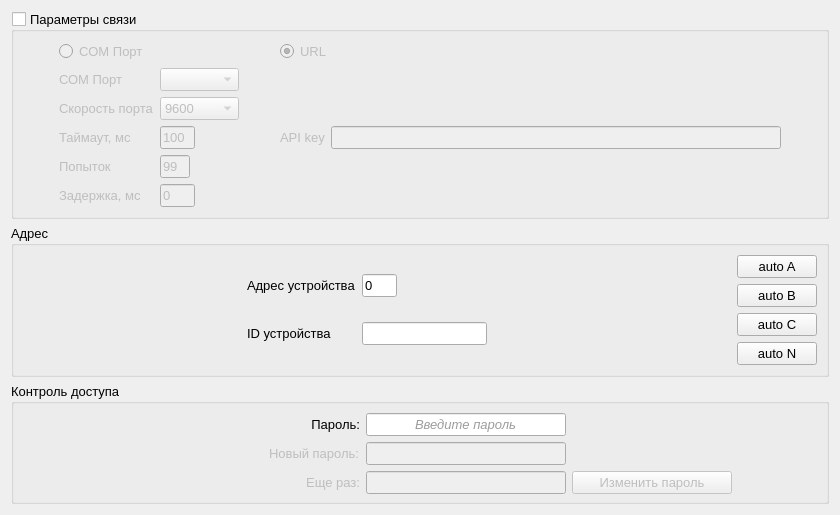
<?xml version="1.0" encoding="UTF-8"?>
<ui version="4.0">
 <class>settings</class>
 <widget class="QWidget" name="settings">
  <property name="geometry">
   <rect>
    <x>0</x>
    <y>0</y>
    <width>840</width>
    <height>502</height>
   </rect>
  </property>
  <property name="font">
   <font>
    <pointsize>10</pointsize>
   </font>
  </property>
  <property name="windowTitle">
   <string>Настройки связи</string>
  </property>
  <layout class="QGridLayout" name="gridLayout_3">
   <item row="1" column="0">
    <widget class="QGroupBox" name="gridGroupBox">
     <property name="title">
      <string>Адрес</string>
     </property>
     <layout class="QGridLayout" name="gridLayout_2">
      <item row="0" column="0">
       <spacer name="spacer_4">
        <property name="orientation">
         <enum>Qt::Horizontal</enum>
        </property>
        <property name="sizeHint" stdset="0">
         <size>
          <width>62</width>
          <height>17</height>
         </size>
        </property>
       </spacer>
      </item>
      <item row="1" column="2">
       <spacer name="verticalSpacer_2">
        <property name="orientation">
         <enum>Qt::Vertical</enum>
        </property>
        <property name="sizeHint" stdset="0">
         <size>
          <width>20</width>
          <height>40</height>
         </size>
        </property>
       </spacer>
      </item>
      <item row="0" column="4">
       <spacer name="horizontalSpacer_3">
        <property name="orientation">
         <enum>Qt::Horizontal</enum>
        </property>
        <property name="sizeHint" stdset="0">
         <size>
          <width>40</width>
          <height>20</height>
         </size>
        </property>
       </spacer>
      </item>
      <item row="0" column="5">
       <layout class="QVBoxLayout" name="verticalLayout">
        <item>
         <widget class="QPushButton" name="pushButton_autoA">
          <property name="text">
           <string>auto A</string>
          </property>
         </widget>
        </item>
        <item>
         <widget class="QPushButton" name="pushButton_autoB">
          <property name="text">
           <string>auto B</string>
          </property>
         </widget>
        </item>
        <item>
         <widget class="QPushButton" name="pushButton_autoC">
          <property name="text">
           <string>auto C</string>
          </property>
         </widget>
        </item>
        <item>
         <widget class="QPushButton" name="pushButton_autoN">
          <property name="text">
           <string>auto N</string>
          </property>
         </widget>
        </item>
       </layout>
      </item>
      <item row="0" column="1">
       <layout class="QGridLayout" name="gridLayout_7">
        <item row="0" column="0">
         <widget class="QLabel" name="textLabel3_3">
          <property name="text">
           <string>&lt;!DOCTYPE HTML PUBLIC &quot;-//W3C//DTD HTML 4.0//EN&quot; &quot;http://www.w3.org/TR/REC-html40/strict.dtd&quot;&gt;
&lt;html&gt;&lt;head&gt;&lt;meta name=&quot;qrichtext&quot; content=&quot;1&quot; /&gt;&lt;style type=&quot;text/css&quot;&gt;
p, li { white-space: pre-wrap; }
&lt;/style&gt;&lt;/head&gt;&lt;body style=&quot; font-family:'MS Shell Dlg 2'; font-size:8pt; font-weight:400; font-style:normal;&quot;&gt;
&lt;p style=&quot; margin-top:0px; margin-bottom:0px; margin-left:0px; margin-right:0px; -qt-block-indent:0; text-indent:0px;&quot;&gt;&lt;span style=&quot; font-size:10pt;&quot;&gt;Адрес устройства&lt;/span&gt;&lt;/p&gt;&lt;/body&gt;&lt;/html&gt;</string>
          </property>
          <property name="wordWrap">
           <bool>false</bool>
          </property>
         </widget>
        </item>
        <item row="0" column="1">
         <widget class="QLineEdit" name="Address">
          <property name="minimumSize">
           <size>
            <width>35</width>
            <height>0</height>
           </size>
          </property>
          <property name="maximumSize">
           <size>
            <width>30</width>
            <height>16777215</height>
           </size>
          </property>
          <property name="text">
           <string>0</string>
          </property>
         </widget>
        </item>
        <item row="1" column="0">
         <widget class="QLabel" name="label_2">
          <property name="text">
           <string>ID устройства</string>
          </property>
         </widget>
        </item>
        <item row="1" column="1">
         <widget class="QLineEdit" name="lineEdit_dev_id">
          <property name="text">
           <string/>
          </property>
         </widget>
        </item>
       </layout>
      </item>
     </layout>
    </widget>
   </item>
   <item row="0" column="0">
    <widget class="QGroupBox" name="gridGroupBox">
     <property name="title">
      <string>Параметры связи</string>
     </property>
     <property name="checkable">
      <bool>true</bool>
     </property>
     <property name="checked">
      <bool>false</bool>
     </property>
     <layout class="QHBoxLayout" name="horizontalLayout">
      <item>
       <spacer name="horizontalSpacer">
        <property name="orientation">
         <enum>Qt::Horizontal</enum>
        </property>
        <property name="sizeHint" stdset="0">
         <size>
          <width>40</width>
          <height>20</height>
         </size>
        </property>
       </spacer>
      </item>
      <item>
       <layout class="QGridLayout" name="gridLayout_6">
        <item row="0" column="0">
         <widget class="QRadioButton" name="radioButton_COM">
          <property name="text">
           <string>COM Порт</string>
          </property>
         </widget>
        </item>
        <item row="0" column="2">
         <widget class="QRadioButton" name="radioButton_URL">
          <property name="text">
           <string>URL</string>
          </property>
          <property name="checked">
           <bool>true</bool>
          </property>
         </widget>
        </item>
        <item row="1" column="0">
         <layout class="QGridLayout" name="gridLayout">
          <item row="5" column="1">
           <widget class="QLineEdit" name="Delay">
            <property name="minimumSize">
             <size>
              <width>35</width>
              <height>0</height>
             </size>
            </property>
            <property name="maximumSize">
             <size>
              <width>30</width>
              <height>16777215</height>
             </size>
            </property>
            <property name="text">
             <string>0</string>
            </property>
           </widget>
          </item>
          <item row="2" column="1">
           <widget class="QComboBox" name="SelSpeed">
            <item>
             <property name="text">
              <string>9600</string>
             </property>
            </item>
            <item>
             <property name="text">
              <string>115200</string>
             </property>
            </item>
           </widget>
          </item>
          <item row="3" column="1">
           <widget class="QLineEdit" name="TimeOut">
            <property name="minimumSize">
             <size>
              <width>35</width>
              <height>0</height>
             </size>
            </property>
            <property name="maximumSize">
             <size>
              <width>30</width>
              <height>16777215</height>
             </size>
            </property>
            <property name="text">
             <string>100</string>
            </property>
           </widget>
          </item>
          <item row="4" column="0">
           <widget class="QLabel" name="textLabel4_2">
            <property name="text">
             <string>&lt;html&gt;&lt;head/&gt;&lt;body&gt;&lt;p&gt;&lt;span style=&quot; font-size:10pt;&quot;&gt;Попыток&lt;/span&gt;&lt;/p&gt;&lt;/body&gt;&lt;/html&gt;</string>
            </property>
            <property name="wordWrap">
             <bool>false</bool>
            </property>
           </widget>
          </item>
          <item row="2" column="0">
           <widget class="QLabel" name="textLabel2_2">
            <property name="text">
             <string>&lt;html&gt;&lt;head/&gt;&lt;body&gt;&lt;p&gt;&lt;span style=&quot; font-size:10pt;&quot;&gt;Скорость порта&lt;/span&gt;&lt;/p&gt;&lt;/body&gt;&lt;/html&gt;</string>
            </property>
            <property name="wordWrap">
             <bool>false</bool>
            </property>
           </widget>
          </item>
          <item row="1" column="1">
           <widget class="QComboBox" name="SelComm"/>
          </item>
          <item row="1" column="0">
           <widget class="QLabel" name="textLabel1_2">
            <property name="text">
             <string>&lt;html&gt;&lt;head/&gt;&lt;body&gt;&lt;p&gt;&lt;span style=&quot; font-size:10pt;&quot;&gt;СОМ Порт&lt;/span&gt;&lt;/p&gt;&lt;/body&gt;&lt;/html&gt;</string>
            </property>
            <property name="wordWrap">
             <bool>false</bool>
            </property>
           </widget>
          </item>
          <item row="3" column="0">
           <widget class="QLabel" name="textLabel3_4">
            <property name="text">
             <string>&lt;html&gt;&lt;head/&gt;&lt;body&gt;&lt;p&gt;&lt;span style=&quot; font-size:10pt;&quot;&gt;Таймаут, мс&lt;/span&gt;&lt;/p&gt;&lt;/body&gt;&lt;/html&gt;</string>
            </property>
            <property name="wordWrap">
             <bool>false</bool>
            </property>
           </widget>
          </item>
          <item row="5" column="0">
           <widget class="QLabel" name="textLabel3_5">
            <property name="text">
             <string>&lt;!DOCTYPE HTML PUBLIC &quot;-//W3C//DTD HTML 4.0//EN&quot; &quot;http://www.w3.org/TR/REC-html40/strict.dtd&quot;&gt;
&lt;html&gt;&lt;head&gt;&lt;meta name=&quot;qrichtext&quot; content=&quot;1&quot; /&gt;&lt;style type=&quot;text/css&quot;&gt;
p, li { white-space: pre-wrap; }
&lt;/style&gt;&lt;/head&gt;&lt;body style=&quot; font-family:'MS Shell Dlg 2'; font-size:8pt; font-weight:400; font-style:normal;&quot;&gt;
&lt;p style=&quot; margin-top:0px; margin-bottom:0px; margin-left:0px; margin-right:0px; -qt-block-indent:0; text-indent:0px;&quot;&gt;&lt;span style=&quot; font-size:10pt;&quot;&gt;Задержка, мс&lt;/span&gt;&lt;/p&gt;&lt;/body&gt;&lt;/html&gt;</string>
            </property>
            <property name="wordWrap">
             <bool>false</bool>
            </property>
           </widget>
          </item>
          <item row="4" column="1">
           <widget class="QLineEdit" name="Tries">
            <property name="maximumSize">
             <size>
              <width>30</width>
              <height>16777215</height>
             </size>
            </property>
            <property name="text">
             <string>99</string>
            </property>
           </widget>
          </item>
         </layout>
        </item>
        <item row="1" column="2">
         <layout class="QGridLayout" name="gridLayout_4">
          <item row="0" column="1">
           <widget class="QLabel" name="label">
            <property name="text">
             <string>API key</string>
            </property>
           </widget>
          </item>
          <item row="0" column="2">
           <widget class="QLineEdit" name="lineEdit_url_api_key">
            <property name="minimumSize">
             <size>
              <width>450</width>
              <height>0</height>
             </size>
            </property>
            <property name="text">
             <string/>
            </property>
           </widget>
          </item>
         </layout>
        </item>
        <item row="0" column="1">
         <spacer name="horizontalSpacer_5">
          <property name="orientation">
           <enum>Qt::Horizontal</enum>
          </property>
          <property name="sizeHint" stdset="0">
           <size>
            <width>40</width>
            <height>20</height>
           </size>
          </property>
         </spacer>
        </item>
       </layout>
      </item>
      <item>
       <spacer name="horizontalSpacer_2">
        <property name="orientation">
         <enum>Qt::Horizontal</enum>
        </property>
        <property name="sizeHint" stdset="0">
         <size>
          <width>40</width>
          <height>20</height>
         </size>
        </property>
       </spacer>
      </item>
     </layout>
    </widget>
   </item>
   <item row="2" column="0">
    <widget class="QGroupBox" name="gridGroupBox">
     <property name="title">
      <string>Контроль доступа</string>
     </property>
     <layout class="QGridLayout" name="gridLayout_5">
      <property name="bottomMargin">
       <number>7</number>
      </property>
      <item row="2" column="1">
       <widget class="QLabel" name="Edit_Pass_label_2">
        <property name="enabled">
         <bool>false</bool>
        </property>
        <property name="text">
         <string>&lt;!DOCTYPE HTML PUBLIC &quot;-//W3C//DTD HTML 4.0//EN&quot; &quot;http://www.w3.org/TR/REC-html40/strict.dtd&quot;&gt;
&lt;html&gt;&lt;head&gt;&lt;meta name=&quot;qrichtext&quot; content=&quot;1&quot; /&gt;&lt;style type=&quot;text/css&quot;&gt;
p, li { white-space: pre-wrap; }
&lt;/style&gt;&lt;/head&gt;&lt;body style=&quot; font-family:'MS Shell Dlg 2'; font-size:10pt; font-weight:400; font-style:normal;&quot;&gt;
&lt;p style=&quot; margin-top:0px; margin-bottom:0px; margin-left:0px; margin-right:0px; -qt-block-indent:0; text-indent:0px;&quot;&gt;Еще раз:&lt;/p&gt;&lt;/body&gt;&lt;/html&gt;</string>
        </property>
        <property name="alignment">
         <set>Qt::AlignRight|Qt::AlignTrailing|Qt::AlignVCenter</set>
        </property>
        <property name="wordWrap">
         <bool>false</bool>
        </property>
       </widget>
      </item>
      <item row="1" column="2">
       <widget class="QLineEdit" name="New_Password_edit">
        <property name="enabled">
         <bool>false</bool>
        </property>
        <property name="minimumSize">
         <size>
          <width>0</width>
          <height>0</height>
         </size>
        </property>
        <property name="maximumSize">
         <size>
          <width>200</width>
          <height>16777215</height>
         </size>
        </property>
        <property name="palette">
         <palette>
          <active>
           <colorrole role="WindowText">
            <brush brushstyle="SolidPattern">
             <color alpha="255">
              <red>0</red>
              <green>0</green>
              <blue>0</blue>
             </color>
            </brush>
           </colorrole>
           <colorrole role="Text">
            <brush brushstyle="SolidPattern">
             <color alpha="255">
              <red>0</red>
              <green>0</green>
              <blue>0</blue>
             </color>
            </brush>
           </colorrole>
          </active>
          <inactive>
           <colorrole role="WindowText">
            <brush brushstyle="SolidPattern">
             <color alpha="255">
              <red>0</red>
              <green>0</green>
              <blue>0</blue>
             </color>
            </brush>
           </colorrole>
           <colorrole role="Text">
            <brush brushstyle="SolidPattern">
             <color alpha="255">
              <red>0</red>
              <green>0</green>
              <blue>0</blue>
             </color>
            </brush>
           </colorrole>
          </inactive>
          <disabled>
           <colorrole role="WindowText">
            <brush brushstyle="SolidPattern">
             <color alpha="255">
              <red>120</red>
              <green>120</green>
              <blue>120</blue>
             </color>
            </brush>
           </colorrole>
           <colorrole role="Text">
            <brush brushstyle="SolidPattern">
             <color alpha="255">
              <red>120</red>
              <green>120</green>
              <blue>120</blue>
             </color>
            </brush>
           </colorrole>
          </disabled>
         </palette>
        </property>
        <property name="font">
         <font>
          <italic>false</italic>
          <strikeout>false</strikeout>
         </font>
        </property>
        <property name="acceptDrops">
         <bool>true</bool>
        </property>
        <property name="text">
         <string/>
        </property>
        <property name="echoMode">
         <enum>QLineEdit::Password</enum>
        </property>
       </widget>
      </item>
      <item row="1" column="1">
       <widget class="QLabel" name="Edit_Pass_label">
        <property name="enabled">
         <bool>false</bool>
        </property>
        <property name="text">
         <string>&lt;!DOCTYPE HTML PUBLIC &quot;-//W3C//DTD HTML 4.0//EN&quot; &quot;http://www.w3.org/TR/REC-html40/strict.dtd&quot;&gt;
&lt;html&gt;&lt;head&gt;&lt;meta name=&quot;qrichtext&quot; content=&quot;1&quot; /&gt;&lt;style type=&quot;text/css&quot;&gt;
p, li { white-space: pre-wrap; }
&lt;/style&gt;&lt;/head&gt;&lt;body style=&quot; font-family:'MS Shell Dlg 2'; font-size:10pt; font-weight:400; font-style:normal;&quot;&gt;
&lt;p style=&quot; margin-top:0px; margin-bottom:0px; margin-left:0px; margin-right:0px; -qt-block-indent:0; text-indent:0px;&quot;&gt;Новый пароль:&lt;/p&gt;&lt;/body&gt;&lt;/html&gt;</string>
        </property>
        <property name="wordWrap">
         <bool>false</bool>
        </property>
       </widget>
      </item>
      <item row="0" column="1">
       <widget class="QLabel" name="Pass_label">
        <property name="font">
         <font>
          <underline>false</underline>
         </font>
        </property>
        <property name="text">
         <string>&lt;!DOCTYPE HTML PUBLIC &quot;-//W3C//DTD HTML 4.0//EN&quot; &quot;http://www.w3.org/TR/REC-html40/strict.dtd&quot;&gt;
&lt;html&gt;&lt;head&gt;&lt;meta name=&quot;qrichtext&quot; content=&quot;1&quot; /&gt;&lt;style type=&quot;text/css&quot;&gt;
p, li { white-space: pre-wrap; }
&lt;/style&gt;&lt;/head&gt;&lt;body style=&quot; font-family:'MS Shell Dlg 2'; font-size:10pt; font-weight:400; font-style:normal;&quot;&gt;
&lt;p style=&quot; margin-top:0px; margin-bottom:0px; margin-left:0px; margin-right:0px; -qt-block-indent:0; text-indent:0px;&quot;&gt;Пароль:&lt;/p&gt;&lt;/body&gt;&lt;/html&gt;</string>
        </property>
        <property name="alignment">
         <set>Qt::AlignRight|Qt::AlignTrailing|Qt::AlignVCenter</set>
        </property>
        <property name="wordWrap">
         <bool>false</bool>
        </property>
       </widget>
      </item>
      <item row="0" column="3">
       <spacer name="horizontalSpacer_4">
        <property name="orientation">
         <enum>Qt::Horizontal</enum>
        </property>
        <property name="sizeHint" stdset="0">
         <size>
          <width>40</width>
          <height>20</height>
         </size>
        </property>
       </spacer>
      </item>
      <item row="0" column="0">
       <spacer name="spacer_5">
        <property name="orientation">
         <enum>Qt::Horizontal</enum>
        </property>
        <property name="sizeHint" stdset="0">
         <size>
          <width>62</width>
          <height>17</height>
         </size>
        </property>
       </spacer>
      </item>
      <item row="0" column="2">
       <widget class="QLineEdit" name="Password_edit">
        <property name="minimumSize">
         <size>
          <width>0</width>
          <height>0</height>
         </size>
        </property>
        <property name="maximumSize">
         <size>
          <width>200</width>
          <height>16777215</height>
         </size>
        </property>
        <property name="palette">
         <palette>
          <active>
           <colorrole role="WindowText">
            <brush brushstyle="SolidPattern">
             <color alpha="255">
              <red>0</red>
              <green>0</green>
              <blue>0</blue>
             </color>
            </brush>
           </colorrole>
           <colorrole role="Text">
            <brush brushstyle="SolidPattern">
             <color alpha="255">
              <red>156</red>
              <green>156</green>
              <blue>156</blue>
             </color>
            </brush>
           </colorrole>
          </active>
          <inactive>
           <colorrole role="WindowText">
            <brush brushstyle="SolidPattern">
             <color alpha="255">
              <red>0</red>
              <green>0</green>
              <blue>0</blue>
             </color>
            </brush>
           </colorrole>
           <colorrole role="Text">
            <brush brushstyle="SolidPattern">
             <color alpha="255">
              <red>156</red>
              <green>156</green>
              <blue>156</blue>
             </color>
            </brush>
           </colorrole>
          </inactive>
          <disabled>
           <colorrole role="WindowText">
            <brush brushstyle="SolidPattern">
             <color alpha="255">
              <red>120</red>
              <green>120</green>
              <blue>120</blue>
             </color>
            </brush>
           </colorrole>
           <colorrole role="Text">
            <brush brushstyle="SolidPattern">
             <color alpha="255">
              <red>120</red>
              <green>120</green>
              <blue>120</blue>
             </color>
            </brush>
           </colorrole>
          </disabled>
         </palette>
        </property>
        <property name="font">
         <font>
          <italic>true</italic>
          <strikeout>false</strikeout>
         </font>
        </property>
        <property name="acceptDrops">
         <bool>true</bool>
        </property>
        <property name="text">
         <string>Введите пароль</string>
        </property>
        <property name="echoMode">
         <enum>QLineEdit::Normal</enum>
        </property>
        <property name="cursorPosition">
         <number>14</number>
        </property>
        <property name="alignment">
         <set>Qt::AlignCenter</set>
        </property>
       </widget>
      </item>
      <item row="2" column="3">
       <widget class="QPushButton" name="pushButton">
        <property name="enabled">
         <bool>false</bool>
        </property>
        <property name="maximumSize">
         <size>
          <width>160</width>
          <height>16777215</height>
         </size>
        </property>
        <property name="text">
         <string>Изменить пароль</string>
        </property>
       </widget>
      </item>
      <item row="2" column="2">
       <widget class="QLineEdit" name="New_Password_edit_2">
        <property name="enabled">
         <bool>false</bool>
        </property>
        <property name="minimumSize">
         <size>
          <width>0</width>
          <height>0</height>
         </size>
        </property>
        <property name="maximumSize">
         <size>
          <width>200</width>
          <height>16777215</height>
         </size>
        </property>
        <property name="palette">
         <palette>
          <active>
           <colorrole role="WindowText">
            <brush brushstyle="SolidPattern">
             <color alpha="255">
              <red>0</red>
              <green>0</green>
              <blue>0</blue>
             </color>
            </brush>
           </colorrole>
           <colorrole role="Text">
            <brush brushstyle="SolidPattern">
             <color alpha="255">
              <red>0</red>
              <green>0</green>
              <blue>0</blue>
             </color>
            </brush>
           </colorrole>
          </active>
          <inactive>
           <colorrole role="WindowText">
            <brush brushstyle="SolidPattern">
             <color alpha="255">
              <red>0</red>
              <green>0</green>
              <blue>0</blue>
             </color>
            </brush>
           </colorrole>
           <colorrole role="Text">
            <brush brushstyle="SolidPattern">
             <color alpha="255">
              <red>0</red>
              <green>0</green>
              <blue>0</blue>
             </color>
            </brush>
           </colorrole>
          </inactive>
          <disabled>
           <colorrole role="WindowText">
            <brush brushstyle="SolidPattern">
             <color alpha="255">
              <red>120</red>
              <green>120</green>
              <blue>120</blue>
             </color>
            </brush>
           </colorrole>
           <colorrole role="Text">
            <brush brushstyle="SolidPattern">
             <color alpha="255">
              <red>120</red>
              <green>120</green>
              <blue>120</blue>
             </color>
            </brush>
           </colorrole>
          </disabled>
         </palette>
        </property>
        <property name="font">
         <font>
          <italic>false</italic>
          <strikeout>false</strikeout>
         </font>
        </property>
        <property name="acceptDrops">
         <bool>true</bool>
        </property>
        <property name="text">
         <string/>
        </property>
        <property name="echoMode">
         <enum>QLineEdit::Password</enum>
        </property>
        <property name="alignment">
         <set>Qt::AlignLeading|Qt::AlignLeft|Qt::AlignVCenter</set>
        </property>
       </widget>
      </item>
     </layout>
    </widget>
   </item>
  </layout>
 </widget>
 <resources/>
 <connections/>
</ui>
